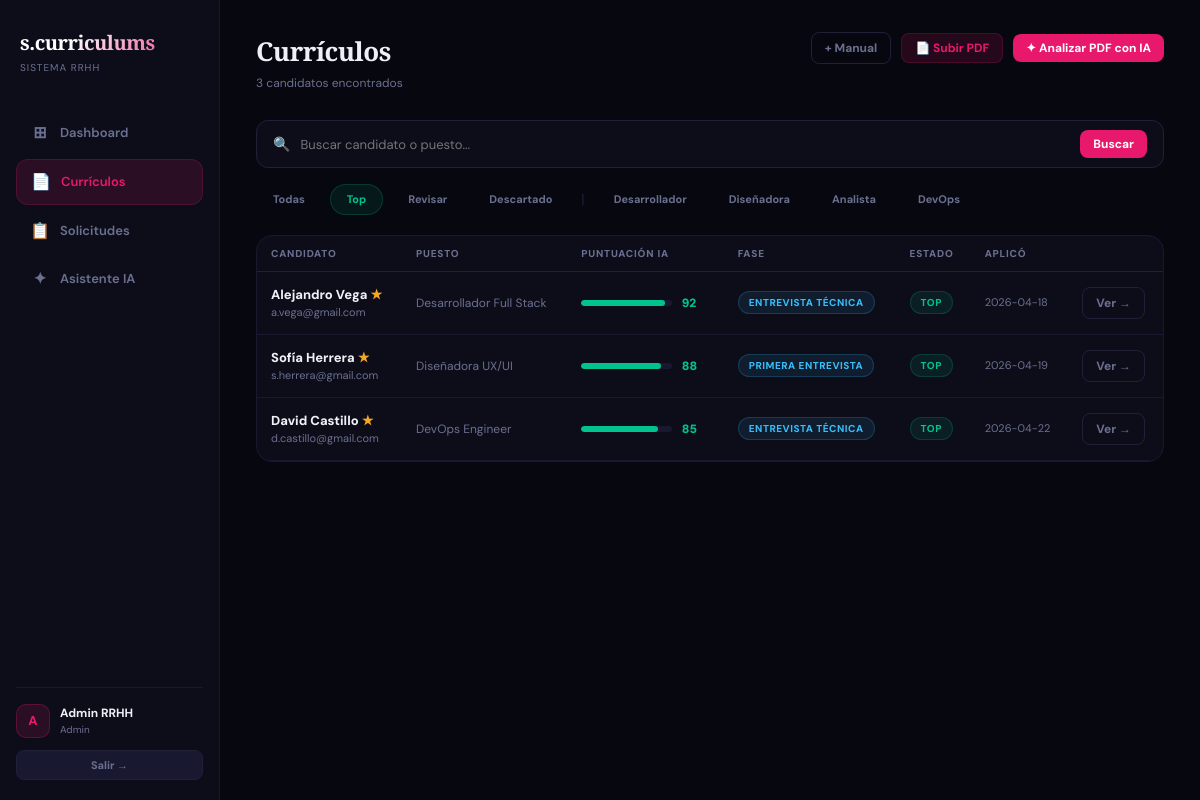
Screenshot of /curriculos?status=top&pos=&q= (signed in) with the database file from the repository.
### tables this page shows
CREATE TABLE candidates (
        id INTEGER PRIMARY KEY AUTOINCREMENT,
        user_id INTEGER NOT NULL,
        name TEXT NOT NULL,
        position TEXT NOT NULL,
        email TEXT,
        phone TEXT,
        linkedin TEXT,
        location TEXT,
        salary TEXT,
        experience TEXT,
        education TEXT,
        skills TEXT,
        summary TEXT,
        score INTEGER DEFAULT 0,
        status TEXT DEFAULT 'revisar',
        phase TEXT DEFAULT 'Revisión CV',
        notes TEXT DEFAULT '',
        starred INTEGER DEFAULT 0,
        pdf_path TEXT,
        ai_report TEXT,
        applied_date TEXT DEFAULT CURRENT_DATE,
        created_at TEXT DEFAULT CURRENT_TIMESTAMP,
        FOREIGN KEY(user_id) REFERENCES users(id)
    );

### app.py (the view)
@app.route("/curriculos")
@login_required
def curriculos():
    conn = get_db()
    uid = session["user_id"]
    status_filter = request.args.get("status", "todas")
    pos_filter = request.args.get("pos", "")
    search = request.args.get("q", "")
    query = "SELECT * FROM candidates WHERE user_id=?"
    params = [uid]
    if status_filter != "todas":
        query += " AND status=?"
        params.append(status_filter)
    if pos_filter:
        query += " AND position=?"
        params.append(pos_filter)
    if search:
        query += " AND (name LIKE ? OR position LIKE ?)"
        params.extend([f"%{search}%", f"%{search}%"])
    query += " ORDER BY score DESC"
    cvs = conn.execute(query, params).fetchall()
    all_positions = conn.execute("SELECT DISTINCT position FROM candidates WHERE user_id=?", (uid,)).fetchall()
    conn.close()
    return render_template("curriculos.html", cvs=cvs, all_positions=all_positions,
                           status_filter=status_filter, pos_filter=pos_filter, search=search)

### app.py (called while the page is built)
def get_db():
    conn = sqlite3.connect(DB_PATH)
    conn.row_factory = sqlite3.Row
    return conn

def login_required(f):
    @wraps(f)
    def decorated(*args, **kwargs):
        if "user_id" not in session:
            return redirect(url_for("login"))
        return f(*args, **kwargs)
    return decorated

### templates/curriculos.html (shortened to what this page needs)
{% extends "base.html" %}
{% block page_title %}Currículos{% endblock %}
{% block page_sub %}{{ cvs|length }} candidato{% if cvs|length != 1 %}s{% endif %} encontrado{% if cvs|length != 1 %}s{% endif %}{% endblock %}
{% block top_actions %}
  <a href="{{ url_for('add_cv') }}" class="btn btn-muted btn-sm">+ Manual</a>
  <button class="btn btn-ghost btn-sm" onclick="openUploadModal()">📄 Subir PDF</button>
  <button class="btn btn-primary btn-sm" onclick="openAnalyzeModal()">✦ Analizar PDF con IA</button>
{% endblock %}
{% block content %}
<form method="GET" action="{{ url_for('curriculos') }}">
  <div class="search-bar">
    <span class="search-icon">🔍</span>
    <input name="q" value="{{ search }}" placeholder="Buscar candidato o puesto..." autocomplete="off"/>
    <button type="submit" class="btn btn-primary btn-sm">Buscar</button>
  </div>
</form>
<div class="filters">
  {% for f, label, cls in [("todas","Todas","pink"),("top","Top","green"),("revisar","Revisar","yellow"),("descartado","Descartado","red")] %}
    <a href="?status={{ f }}&pos={{ pos_filter }}&q={{ search }}"
       class="filter-pill {% if status_filter == f %}active-{{ cls }}{% endif %}">
      {{ label }}
    </a>
  {% endfor %}
  <span style="color:var(--border2);margin:0 4px">|</span>
  {% for p in all_positions %}
    <a href="?status={{ status_filter }}&pos={{ p.position }}&q={{ search }}"
       class="filter-pill {% if pos_filter == p.position %}active-pink{% endif %}">
      {{ p.position.split(' ')[0] }}
    </a>
  {% endfor %}
</div>
{% if cvs %}
<div class="card" style="padding:0;overflow:hidden">
  <table>
    <thead>
      <tr>
        <th>Candidato</th>
        <th>Puesto</th>
        <th style="min-width:150px">Puntuación IA</th>
        <th>Fase</th>
        <th>Estado</th>
        <th>Aplicó</th>
        <th></th>
      </tr>
    </thead>
    <tbody>
      {% for cv in cvs %}
      <tr>
        <td>
          <div style="font-weight:800">
            {{ cv.name }}
            {% if cv.starred %}<span style="color:var(--yellow)">★</span>{% endif %}
          </div>
          <div style="font-size:11px;color:var(--muted)">{{ cv.email or '—' }}</div>
        </td>
        <td style="color:var(--muted);font-size:12px">{{ cv.position }}</td>
        <td>
          {% set c = "#00C48C" if cv.score >= 80 else "#F5A623" if cv.score >= 60 else "#FF4060" %}
          <div class="score-bar-wrap">
            <div class="score-bar-track">
              <div class="score-bar-fill" style="width:{{ cv.score }}%;background:{{ c }}"></div>
            </div>
            <span class="score-label" style="color:{{ c }}">{{ cv.score }}</span>
          </div>
        </td>
        <td><span class="badge badge-phase">{{ cv.phase }}</span></td>
        <td><span class="badge badge-{{ cv.status }}">{{ cv.status }}</span></td>
        <td style="font-size:11px;color:var(--muted)">{{ cv.applied_date }}</td>
        <td><a href="{{ url_for('cv_detail', cv_id=cv.id) }}" class="btn btn-muted btn-sm">Ver →</a></td>
      </tr>
      {% endfor %}
    </tbody>
  </table>
</div>
{% endif %}
{% endblock %}

### static/css/main.css (style rules this page uses)
:root { --bg: #07070f; --surface: #0d0d1a; --surface2: #111122; --border: #181830; --border2: #20203a; --pink: #E8186D; --pink-dim: #E8186D22; --green: #00C48C; --yellow: #F5A623; --red: #FF4060; --purple: #7B61FF; --blue: #38BDF8; --text: #eef0f6; --muted: #6b7090; --faint: #181830; }
* { margin: 0; padding: 0; box-sizing: border-box; }
body { background: var(--bg); color: var(--text); font-family: 'DM Sans', sans-serif; font-size: 14px; line-height: 1.5; -webkit-font-smoothing: antialiased; }
.card { background: var(--surface); border: 1px solid var(--border); border-radius: 16px; padding: 20px; transition: border-color 0.2s; }
.badge { display: inline-flex; align-items: center; padding: 3px 10px; border-radius: 20px; font-size: 10px; font-weight: 800; letter-spacing: 0.5px; text-transform: uppercase; white-space: nowrap; }
.badge-top { background: #00C48C18; color: var(--green); border: 1px solid #00C48C30; }
.badge-phase { background: #38BDF818; color: var(--blue); border: 1px solid #38BDF830; }
.btn { display: inline-flex; align-items: center; justify-content: center; gap: 6px; padding: 9px 18px; border-radius: 10px; font-size: 13px; font-weight: 700; cursor: pointer; text-decoration: none; border: none; font-family: 'DM Sans', sans-serif; transition: opacity 0.15s, transform 0.1s; white-space: nowrap; }
.btn-primary { background: var(--pink); color: #fff; }
.btn-ghost { background: var(--pink-dim); color: var(--pink); border: 1px solid #E8186D33; }
.btn-muted { background: transparent; color: var(--muted); border: 1px solid var(--border2); }
.btn-sm { padding: 6px 13px; font-size: 12px; border-radius: 8px; }
.score-bar-wrap { display: flex; align-items: center; gap: 10px; }
.score-bar-track { flex: 1; height: 6px; background: var(--faint); border-radius: 10px; overflow: hidden; }
.score-bar-fill { height: 100%; border-radius: 10px; transition: width 0.8s ease; }
.score-label { font-size: 12px; font-weight: 900; min-width: 28px; }
table { width: 100%; border-collapse: collapse; }
th { text-align: left; font-size: 10px; font-weight: 800; color: var(--muted); letter-spacing: 0.8px; text-transform: uppercase; padding: 10px 14px; border-bottom: 1px solid var(--border2); }
td { padding: 13px 14px; border-bottom: 1px solid var(--border); font-size: 13px; color: var(--text); vertical-align: middle; }
.filters { display: flex; gap: 8px; flex-wrap: wrap; margin-bottom: 20px; align-items: center; }
.filter-pill { padding: 6px 16px; border-radius: 20px; font-size: 11px; font-weight: 700; cursor: pointer; border: 1px solid transparent; background: transparent; color: var(--muted); font-family: 'DM Sans', sans-serif; transition: all 0.15s; text-decoration: none; display: inline-block; }
.filter-pill.active-green { background: #00C48C18; color: var(--green); border-color: #00C48C33; }
.search-bar { display: flex; align-items: center; gap: 10px; background: var(--surface); border: 1px solid var(--border2); border-radius: 12px; padding: 9px 16px; margin-bottom: 16px; }
.search-bar input { background: none; border: none; color: var(--text); font-size: 13px; outline: none; font-family: 'DM Sans', sans-serif; flex: 1; }
.search-icon { color: var(--muted); }

### rows the page displays
candidates: name "Alejandro Vega", email "a.vega@gmail.com", position "Desarrollador Full Stack", score "92", phase "ENTREVISTA TÉCNICA", status "TOP", applied_date "2026-04-18"
candidates: name "Sofía Herrera", email "s.herrera@gmail.com", position "Diseñadora UX/UI", score "88", phase "PRIMERA ENTREVISTA", status "TOP", applied_date "2026-04-19"
candidates: name "David Castillo", email "d.castillo@gmail.com", position "DevOps Engineer", score "85", phase "ENTREVISTA TÉCNICA", status "TOP", applied_date "2026-04-22"

### other values shown
{{ session.get('user_name','U')[0] }} "A"
{{ session.get('user_name','Usuario') }} "Admin RRHH"
{{ session.get('user_role','rrhh') }} "Admin"
{{ cvs|length }} "3"
{{ label }} "Todas" "Top" "Revisar" "Descartado"
{{ p.position.split(' ')[0] }} "Desarrollador" "Diseñadora" "Analista" "DevOps"
